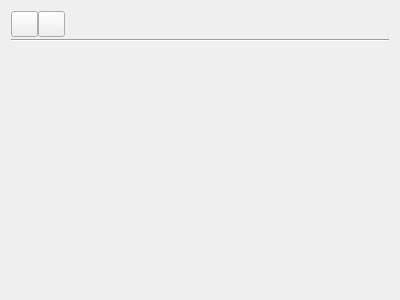
<?xml version="1.0" encoding="UTF-8"?>
<ui version="4.0">
 <class>GroupDirectoryItemWidget</class>
 <widget class="QWidget" name="GroupDirectoryItemWidget">
  <property name="geometry">
   <rect>
    <x>0</x>
    <y>0</y>
    <width>400</width>
    <height>300</height>
   </rect>
  </property>
  <property name="windowTitle">
   <string>Form</string>
  </property>
  <layout class="QVBoxLayout" name="verticalLayout" stretch="0,1">
   <item>
    <layout class="QVBoxLayout" name="m_toolbarLayout">
     <property name="spacing">
      <number>2</number>
     </property>
     <item>
      <layout class="QHBoxLayout" name="m_buttonLayout" stretch="0,0,0">
       <property name="spacing">
        <number>0</number>
       </property>
       <item>
        <widget class="QPushButton" name="m_saveButton">
         <property name="sizePolicy">
          <sizepolicy hsizetype="Fixed" vsizetype="Fixed">
           <horstretch>0</horstretch>
           <verstretch>0</verstretch>
          </sizepolicy>
         </property>
         <property name="minimumSize">
          <size>
           <width>27</width>
           <height>26</height>
          </size>
         </property>
         <property name="maximumSize">
          <size>
           <width>27</width>
           <height>26</height>
          </size>
         </property>
         <property name="baseSize">
          <size>
           <width>0</width>
           <height>0</height>
          </size>
         </property>
         <property name="toolTip">
          <string>Save</string>
         </property>
         <property name="text">
          <string/>
         </property>
         <property name="icon">
          <iconset resource="../../LegacyResources/Resources.qrc">
           <normaloff>:/icons/floppy_disk.png</normaloff>:/icons/floppy_disk.png</iconset>
         </property>
         <property name="iconSize">
          <size>
           <width>20</width>
           <height>20</height>
          </size>
         </property>
        </widget>
       </item>
       <item>
        <widget class="QPushButton" name="m_reloadButton">
         <property name="minimumSize">
          <size>
           <width>27</width>
           <height>26</height>
          </size>
         </property>
         <property name="maximumSize">
          <size>
           <width>27</width>
           <height>26</height>
          </size>
         </property>
         <property name="toolTip">
          <string>Reload</string>
         </property>
         <property name="text">
          <string/>
         </property>
         <property name="icon">
          <iconset resource="../../LegacyResources/Resources.qrc">
           <normaloff>:/icons/recycle.png</normaloff>:/icons/recycle.png</iconset>
         </property>
         <property name="iconSize">
          <size>
           <width>20</width>
           <height>20</height>
          </size>
         </property>
        </widget>
       </item>
       <item>
        <spacer name="m_toolbarSpacer">
         <property name="orientation">
          <enum>Qt::Horizontal</enum>
         </property>
         <property name="sizeHint" stdset="0">
          <size>
           <width>40</width>
           <height>20</height>
          </size>
         </property>
        </spacer>
       </item>
      </layout>
     </item>
     <item>
      <widget class="Line" name="line">
       <property name="orientation">
        <enum>Qt::Horizontal</enum>
       </property>
      </widget>
     </item>
    </layout>
   </item>
   <item>
    <widget class="Spire::GroupDirectoryViewWidget" name="m_groupDirectoryView" native="true"/>
   </item>
  </layout>
 </widget>
 <customwidgets>
  <customwidget>
   <class>Spire::GroupDirectoryViewWidget</class>
   <extends>QWidget</extends>
   <header>Spire/AccountViewer/GroupDirectoryViewWidget.hpp</header>
   <container>1</container>
  </customwidget>
 </customwidgets>
 <resources>
  <include location="../../LegacyResources/Resources.qrc"/>
 </resources>
 <connections/>
</ui>
